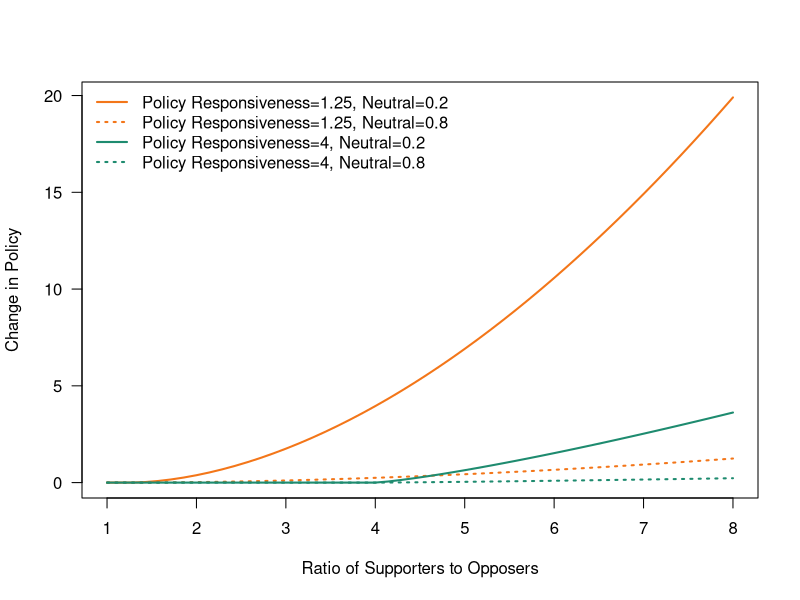
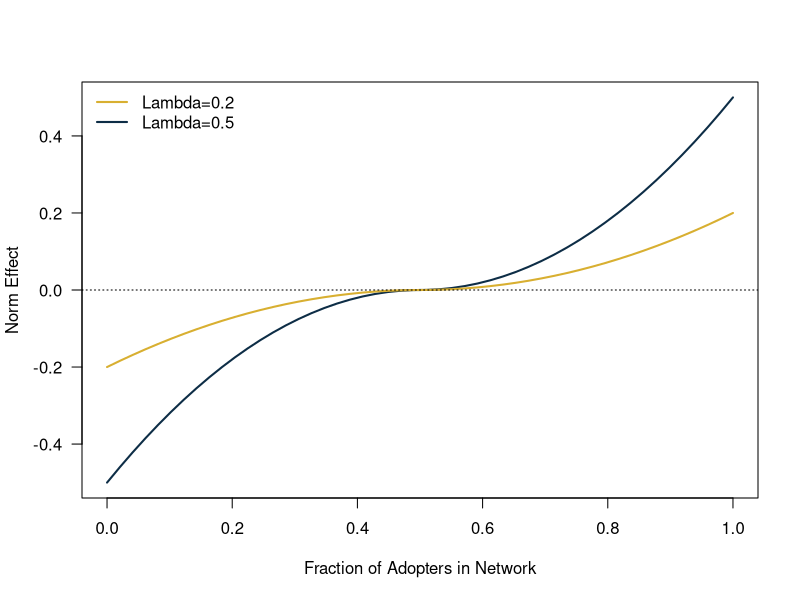
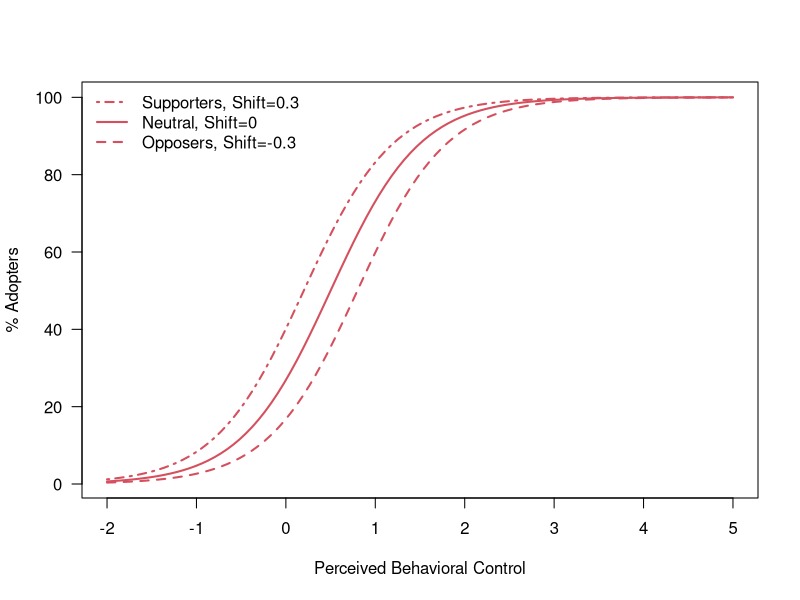
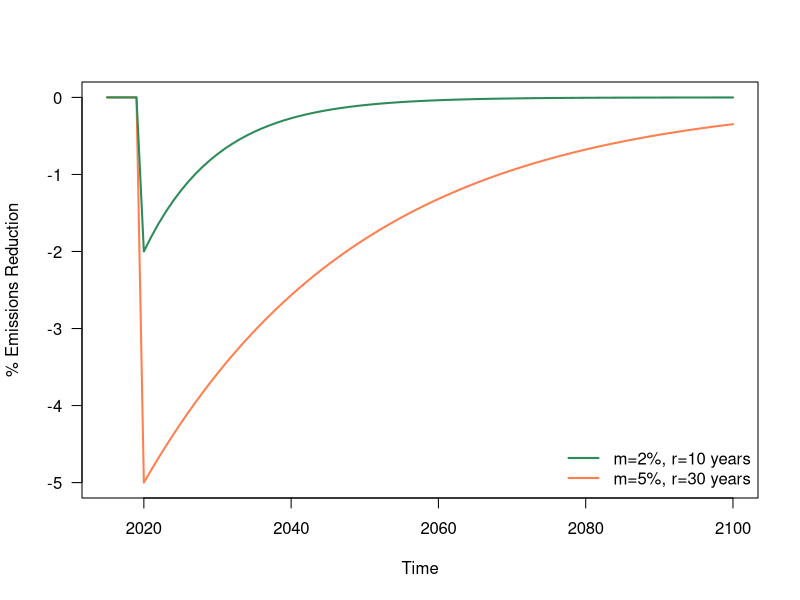

The R script that drew these images, in order:
## ---- chunk 1
knitr::opts_chunk$set(echo =FALSE,fig.width=10, fig.height = 6)
library(DiagrammeR)
## ---- chunk 2
DiagrammeR::grViz("digraph rmarkdown{
graph [overlap = false, fontsize = 18, layout=circo]
node [shape = oval,
        fontname = Helvetica]
  Opinion; Adoption; Policy; Emissions; Climate; Cognition

Opinion->{Adoption Policy} Policy->Adoption
Adoption->Emissions Policy->Emissions Emissions->Climate
Climate->Cognition Cognition->Opinion

}
")
## ---- chunk 3
nu=c(1.25,4)
Nt=c(0.2,0.8)
SoverO=seq(1,8,length.out=50)
policychangefunc=function(maj,nuparam,neutral){
  return(ifelse(maj<nu,0,(1-neutral)^2*(maj-nu)^(1+1/nu)))
}
y1=sapply(SoverO,function(x) policychangefunc(x,nu,Nt[1]))
y2=sapply(SoverO,function(x) policychangefunc(x,nu,Nt[2]))

plot(SoverO,y1[1,],type="l",lwd=2,las=1,xlab="Ratio of Supporters to Opposers",ylab="Change in Policy",col="#f37619")
lines(SoverO,y2[1,],lwd=2,lty=3,col="#f37619")
lines(SoverO,y2[2,],lwd=2,lty=3,col="#1e8b6f")
lines(SoverO,y1[2,],lwd=2,lty=1,col="#1e8b6f")

legend("topleft",legend=c("Policy Responsiveness=1.25, Neutral=0.2","Policy Responsiveness=1.25, Neutral=0.8","Policy Responsiveness=4, Neutral=0.2","Policy Responsiveness=4, Neutral=0.8"),lty=c(1,3,1,3),col=c("#f37619","#f37619","#1e8b6f","#1e8b6f"),lwd=2,bty="n")


## ---- chunk 4
lambda=c(0.2,0.5)
frac=seq(0,1,length.out=50)
normfunction=function(fraction, lam){
  if(fraction>0.5) norm=lam*(1-4*fraction+4*fraction^2)
  if(fraction<=0.5) norm=lam*(-1+4*fraction-4*fraction^2)
  return(norm)
}
y=sapply(frac,function(x) normfunction(x,lambda))
plot(frac,y[2,],type="l",lwd=2,col="#0d2d46",las=1,xlab="Fraction of Adopters in Network",ylab="Norm Effect",xlim=c(0,1))
lines(frac,y[1,],lwd=2,col="#d8af31")
abline(h=0,lty=3)
legend("topleft",legend=c("Lambda=0.2","Lambda=0.5"),lwd=2,col=c("#d8af31","#0d2d46"),bty="n")

## ---- chunk 5
shift=c(-0.3,0,0.3)
pbcmid=0.5
pbcsteep=2
pbc=seq(-2,5,length.out=100)
adoptionfunc=function(pbcval,shifter,pmid=pbcmid,psteep=pbcsteep){
  return(1/(1+exp(-psteep*(pbcval-(pmid-shifter)))))
}
y=sapply(pbc,function(x) adoptionfunc(x, shift))
plot(pbc,y[1,]*100,type="l",lwd=2,las=1,xlab="Perceived Behavioral Control",ylab="% Adopters",lty=2,col="#d5505e")
lines(pbc,y[2,]*100,lwd=2,col="#d5505e")
lines(pbc,y[3,]*100,lwd=2,col="#d5505e",lty=4)
legend("topleft",legend=c("Supporters, Shift=0.3","Neutral, Shift=0","Opposers, Shift=-0.3"),lwd=2,lty=c(4,1,2),col="#d5505e",bty="n")

## ---- chunk 6
m=c(0.02,0.05)
r=c(10,30)
time=seq(2020,2100,by=1)
mitigation=function(time,mt,rt){
  return(mt*exp(-(time-2020)/r))
}
y=sapply(time,function(x) mitigation(x,m,r))
time=c(2015,2016,2017,2018,2019,time)
y=cbind(matrix(rep(0,10),ncol=5),y)
plot(time,-100*y[2,],type="l",lwd=2,col="coral",xlab="Time",ylab="% Emissions Reduction",las=1)
lines(time,-100*y[1,],lwd=2,col="seagreen")
legend("bottomright",bty="n",legend=c("m=2%, r=10 years","m=5%, r=30 years"),lwd=2,col=c("seagreen","coral"))
